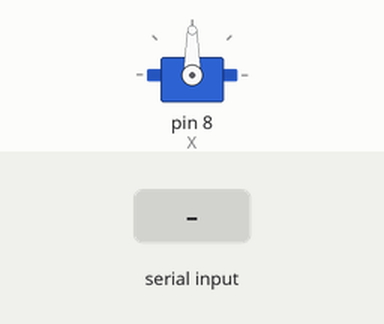
Recording of a sketch running on a simulated Arduino Uno, built with avr-gcc and run on an emulated ATmega328P. Shown: servo. The inputs (shaded band) are chosen by the test bench.

Above: at 1.2 s.
1.3 s: "a,45\n" received over Serial
At 2.2 s:
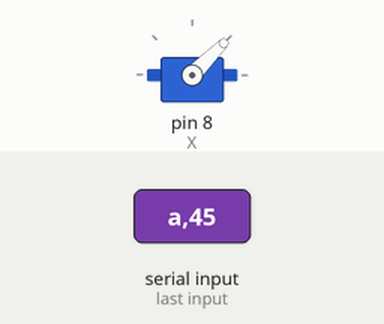
Timing chart, 0 to 4.3 s (numbered marks = the images above; inputs shaded):
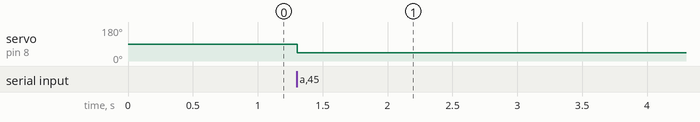

Measured:
- after the input at 1.3 s, servo on pin 8 (X): 90° → 45° at once

The sketch:

servocodes.ino
```cpp
#include<Servo.h>
Servo X ;
char x;
long int v;
void setup() {
X.attach(8);
 Serial.begin(9600);
   X.write(90);
}

void loop() {
if(Serial.available()>2){
  x =Serial.read();
  v =Serial.parseInt();
 if(x =='a'){
    X.write(v);
  }
  delay(2);
  }

}
```
